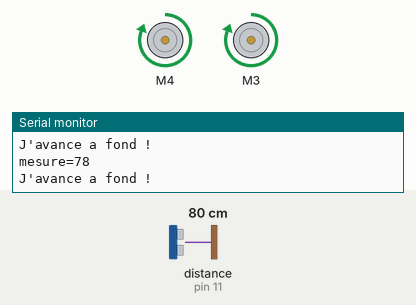
Recording of a sketch running on a simulated Arduino Uno, built with avr-gcc and run on an emulated ATmega328P. Shown: 2 × DC motor (green arrow = forward, orange = backward, longer = faster), the last lines printed to the serial monitor. Wiring (inferred from the names in the program): ultrasonic range finder: trigger pin 12; echo pin 11. Inputs (shaded band) come from the test bench; at power-on: distance to the obstacle (sensor on pin 11) 80 cm. The echo pulse lasts 58.3 µs per cm.

Above: at 1.2 s.
1.3 s: distance to the obstacle (sensor on pin 11) set to 13 cm
3.1 s: distance to the obstacle (sensor on pin 11) set to 10 cm
At 4.2 s:
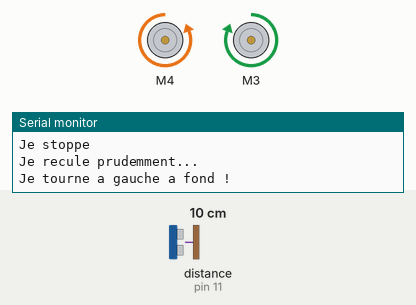
At 5.4 s:
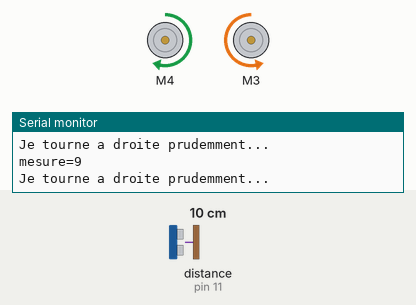
Timing chart, 0 to 6.9 s (numbered marks = the images above; inputs shaded):
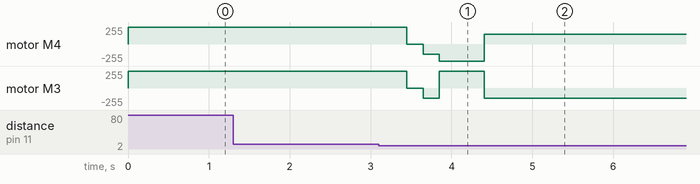

The sketch:

robot-all.ino
```cpp
#include <AFMotor.h>

AF_DCMotor moteurGauche(4);
AF_DCMotor moteurDroite(3);

#define PROCHE 20
#define DANGER 10
#define AFOND 255
#define PRUDENT 150
#define NBMESURE 5
#define VSON 59

//initialisation
int pinTrig = 12; //pin numérique utilisé pour le capteur ultrasons.
int pinEcho = 11; //pin numérique utilisé pour le capteur ultrasons.

void setup() {
  Serial.begin(9600);
  pinMode(pinTrig, OUTPUT);
  digitalWrite(pinTrig, LOW);
  pinMode(pinEcho, INPUT);

  // turn on motor
  moteurGauche.setSpeed(AFOND);
  moteurDroite.setSpeed(AFOND);
  avance(AFOND); //on démarre le robot
 }

void loop() {
  switch (mesure()){ //utilisation de la condition switch
    case 0: //l'obstacle est dans la zone DANGER
      Serial.println("*DANGER*");
      arret(); // on arrête le robot
      delay(200);
      recule(PRUDENT); // on le fait reculer un peu
      delay(200);
      recherche(); // on recherche la bonne voie
      break;
    case 1: //l'obstacle est dans la zone PROCHE
      Serial.println("Attention...");
      avance(PRUDENT); // on ralentit la vitesse
    default:
      avance(AFOND);
  }
}

//fonctions
int mesure(){
  //fonction qui mesure une distance avec le capteur
  unsigned long mesure = 0; // variable de mesure
  unsigned long cumul = 0; //variable pour la moyenne
  for (int t = 0; t < NBMESURE; t++) { // boucle pour effectuer les mesures

    digitalWrite(pinTrig, HIGH);
    delayMicroseconds(10);
    digitalWrite(pinTrig, LOW);
    mesure = pulseIn(pinEcho, HIGH); // fonction pulseIn qui attend un état haut et renvoie le temps d'attente
    cumul+=mesure; //on cumule les mesures
    delay(50); //attente obligatoire entre deux mesures
  }
  mesure=cumul/NBMESURE; //on calcule la moyenne des mesures
  mesure=mesure/VSON;//on transforme en cm
  Serial.print("mesure=");
  Serial.println(mesure);
  if (mesure<=DANGER){//on teste si l'obstacle est dans la zone DANGER
    return 0; //si oui, on retourne le code de danger
  }
  else if (mesure>DANGER && mesure<=PROCHE){//on teste s'il est dans la zone PROCHE
    return 1; //si oui, on retourne le code de proche
  }
  return 2; // on retourne le code de sans risque
}

void recherche(){
  //fonction pour rechercher un passage
  tourneGauche(AFOND); //on positionne le robot à gauche (facultatif)
  delay (300);
  int etat=0; //variable de test de possibilité d'avancer
  while (etat!=2){ // tant que la distance n'est pas suffisante
    etat=mesure(); // on effectue la mesure
    tourneDroite(PRUDENT); //on fait tourner le robot
  }
  Serial.println("La voie est libre !");
  //retour au programme principal
}

void arret(){
  Serial.println("Je stoppe");
  //fonction d'arrêt des moteurs
  moteurGauche.run(RELEASE);
  moteurDroite.run(RELEASE);
}

void defVitesse(int v){
  moteurGauche.setSpeed(v); //on redéfinit la vitesse
  moteurDroite.setSpeed(v); //des deux moteurs
}

void avance(int v){
  Serial.print("J'avance");
  affiche(v);
  defVitesse(v); //appel de la fonction pour définir la vitesse
  moteurGauche.run(FORWARD);
  moteurDroite.run(FORWARD);
  //fonctin de mise en route des deux moteurs dans le sens avant
  // on utilise la variable v pour le pilotage PWM
}

void recule(int v){
  Serial.print("Je recule");
  affiche(v);
  //fonctin de mise en route des deux moteurs dans le sens arrière
  // on utilise la variable v pour le pilotage PWM
 //fonction de marche arrière
  defVitesse(v);
  moteurGauche.run(BACKWARD);
  moteurDroite.run(BACKWARD);
}

void tourneDroite(int v){
  Serial.print("Je tourne a droite");
  affiche(v);
  //fonction de rotation à droite : un moteur dans un sens, l'autre dans le sens opposé
  // on utilise la variable v pour le pilotage PWM
  defVitesse(v);
  moteurGauche.run(FORWARD);
  moteurDroite.run(BACKWARD);
}

void tourneGauche(int v){
  Serial.print("Je tourne a gauche");
  affiche(v);
  //fonction de rotation à gauche : un moteur dans un sens, l'autre dans le sens opposé
  // on utilise la variable v pour le pilotage PWM
  defVitesse(v);
  moteurGauche.run(BACKWARD);
  moteurDroite.run(FORWARD);
}
void affiche(int v){
  //fonction complémentaire d'affichage
  if (v==AFOND){
    Serial.println(" a fond !");
  }
  else{
    Serial.println(" prudemment...");
  }
}
```

Measured:
- the behaviour switches between 12 and 11 cm on distance to the obstacle (sensor on pin 11) (found by bisection; images 0 and 1)
- after the input at 3.1 s, motor M4: forward 255/255 → stopped after 0.35 s, → backward 150/255 0.20 s later, → backward 255/255 0.20 s later, → forward 150/255 0.56 s later; motor M3: forward 255/255 → stopped after 0.35 s, → backward 150/255 0.20 s later, → forward 255/255 0.20 s later, → backward 150/255 0.56 s later
